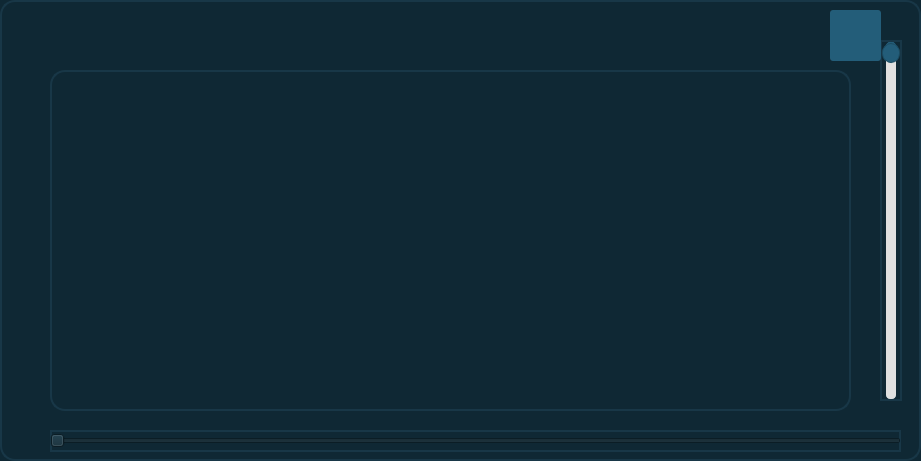
   <widget class="QWidget" name="Graph1_widget" native="true">
    <property name="geometry">
     <rect>
      <x>340</x>
      <y>10</y>
      <width>921</width>
      <height>461</height>
     </rect>
    </property>
    <property name="styleSheet">
     <string notr="true">QWidget {
    background-color: #0f2834; /* Background color */
    border-radius: 15px; /* Curved borders */
    border: 2px solid #183747; /* Matching the background color */
    min-width: 10px; /* Ensures it's square */
    min-height: 10px; /* Ensures it's square */
    box-shadow: 2px 2px 8px rgba(0, 0, 0, 0.7); /* 3D shadow effect */
}</string>
    </property>
    <widget class="QSlider" name="graph1_Hslider">
     <property name="geometry">
      <rect>
       <x>50</x>
       <y>430</y>
       <width>851</width>
       <height>22</height>
      </rect>
     </property>
     <property name="cursor">
      <cursorShape>PointingHandCursor</cursorShape>
     </property>
     <property name="styleSheet">
      <string notr="true">QSlider::groove:horizontal {
    border: 1px solid #235d79;   /* Border around the groove */
    height: 8px;                 /* Groove height */
    background: #E0E0E0;         /* Groove background color */
    border-radius: 4px;          /* Rounded groove edges */
}

QSlider::handle:horizontal {
    background-color: #235d79;   /* Handle color */
    border: 1px solid #1b4b61;   /* Border for handle (darker shade) */
    width: 18px;                 /* Handle width */
    height: 18px;                /* Handle height */
    border-radius: 9px;          /* Rounded handle */
    margin: -5px 0;              /* Centers the handle over the groove */
}

QSlider::handle:horizontal:hover {
    background-color: #2e6d8e;   /* Lighter blue when hovering */
}

QSlider::handle:horizontal:pressed {
    background-color: #1b4b61;   /* Darker blue when pressed */
}

QSlider::sub-page:horizontal {
    background: #235d79;         /* Color of the filled area before the handle */
    border-radius: 4px;          /* Rounded edges for the sub-page */
}

QSlider::add-page:horizontal {
    background: #E0E0E0;         /* Color of the empty
}</string>
     </property>
     <property name="orientation">
      <enum>Qt::Horizontal</enum>
     </property>
    </widget>
    <widget class="QSlider" name="graph1_Vslider">
     <property name="geometry">
      <rect>
       <x>880</x>
       <y>40</y>
       <width>22</width>
       <height>361</height>
      </rect>
     </property>
     <property name="cursor">
      <cursorShape>PointingHandCursor</cursorShape>
     </property>
     <property name="styleSheet">
      <string notr="true">QSlider::groove:vertical {
    border: 1px solid #235d79;   /* Border around the groove */
    width: 8px;                  /* Groove width (vertical) */
    background: #E0E0E0;         /* Groove background color */
    border-radius: 4px;          /* Rounded groove edges */
}

QSlider::handle:vertical {
    background-color: #235d79;   /* Handle color */
    border: 1px solid #1b4b61;   /* Border for handle (darker shade) */
    width: 18px;                 /* Handle width */
    height: 18px;                /* Handle height */
    border-radius: 9px;          /* Rounded handle */
    margin: 0 -5px;              /* Centers the handle over the groove */
}

QSlider::handle:vertical:hover {
    background-color: #2e6d8e;   /* Lighter blue when hovering */
}

QSlider::handle:vertical:pressed {
    background-color: #1b4b61;   /* Darker blue when pressed */
}

QSlider::sub-page:vertical {
    background: #235d79;         /* Color of the filled area above the handle */
    border-radius: 4px;          /* Rounded edges for the sub-page */
}

QSlider::add-page:vertical {
    background: #E0E0E0;         /* Color of the empty area below the handle */
    border-radius: 4px;          /* Rounded edges for the add-page */
}
</string>
     </property>
     <property name="minimum">
      <number>1</number>
     </property>
     <property name="maximum">
      <number>100</number>
     </property>
     <property name="value">
      <number>100</number>
     </property>
     <property name="orientation">
      <enum>Qt::Vertical</enum>
     </property>
    </widget>
    <widget class="QPushButton" name="snapshot_G1">
     <property name="geometry">
      <rect>
       <x>830</x>
       <y>10</y>
       <width>51</width>
       <height>51</height>
      </rect>
     </property>
     <property name="cursor">
      <cursorShape>PointingHandCursor</cursorShape>
     </property>
     <property name="toolTip">
      <string>&lt;html&gt;&lt;head/&gt;&lt;body&gt;&lt;p&gt;take graph1 snapshot&lt;/p&gt;&lt;/body&gt;&lt;/html&gt;</string>
     </property>
     <property name="styleSheet">
      <string notr="true">QPushButton {
    background-color: #235d79;    
    border-radius: 3px;       
    border: none;         
    color: white;               

}

QPushButton:hover {
    background-color: #2e6d8e;    /* Slightly lighter blue when hovering */
}

QPushButton:pressed {
    background-color: #1b4b61;    /* Darker blue when pressed */
}</string>
     </property>
     <property name="text">
      <string/>
     </property>
     <property name="icon">
      <iconset>
       <disabledon>:/icons/icons8-screenshot-50.png</disabledon>
      </iconset>
     </property>
     <property name="iconSize">
      <size>
       <width>50</width>
       <height>50</height>
      </size>
     </property>
    </widget>
    <widget class="QWidget" name="Graph1_signalview" native="true">
     <property name="geometry">
      <rect>
       <x>50</x>
       <y>70</y>
       <width>801</width>
       <height>341</height>
      </rect>
     </property>
     <property name="styleSheet">
      <string notr="true">QWidget {
    background-color: #0f2834; /* Background color */
    border-radius: 15px; /* Curved borders */
    border: 2px solid #183747; /* Matching the background color */
    min-width: 10px; /* Ensures it's square */
    min-height: 10px; /* Ensures it's square */
    box-shadow: 2px 2px 8px rgba(0, 0, 0, 0.7); /* 3D shadow effect */
}</string>
     </property>
    </widget>
   </widget>
